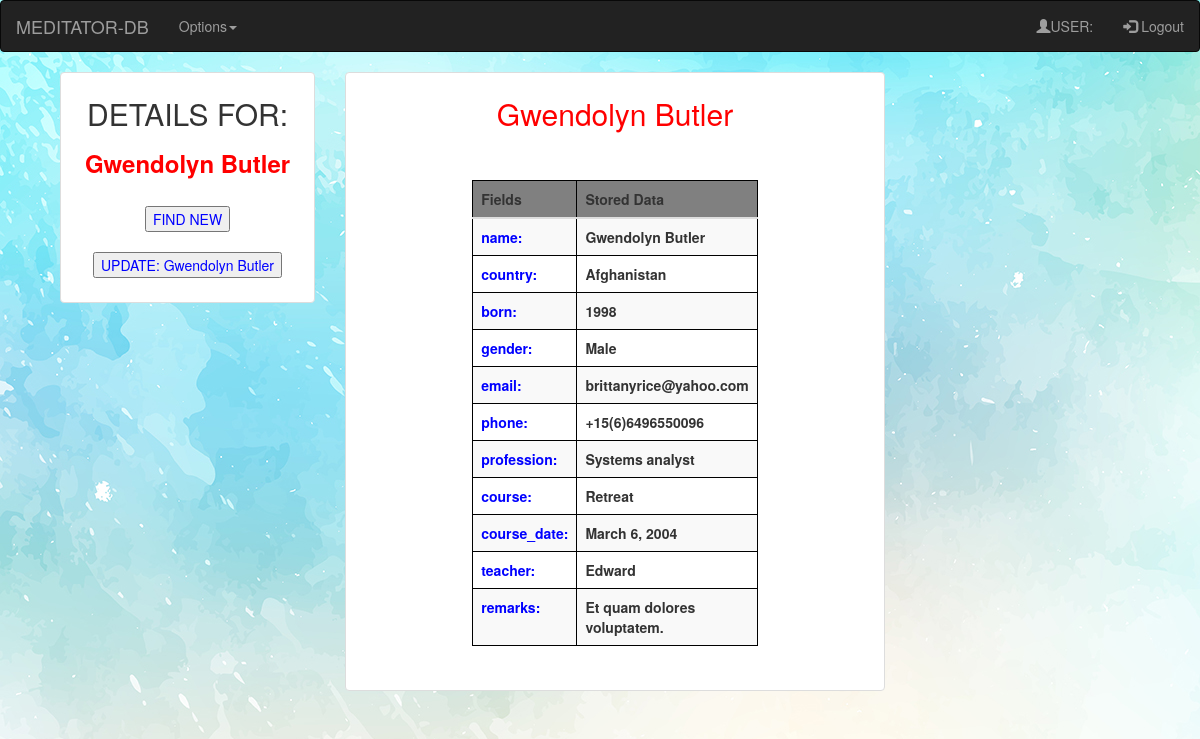
Page /db_app/2/ on the committed database.
### db_app/models.py (models this page shows, shortened)
class Meditator(models.Model):
    name = models.CharField(max_length=264)
    country = models.CharField(max_length=120)
    born = models.CharField(max_length=20)
    gender = models.CharField(max_length=10, null=True)
    email = models.EmailField(max_length=60, unique=True)
    phone = models.CharField(max_length=60)
    profession = models.CharField(max_length=60)
    course = models.CharField(max_length=60)
    course_date = models.DateField()
    teacher = models.CharField(max_length=60)
    remarks = models.TextField(max_length=1000, blank=True)

### db_app/views.py (the view)
# urls.py: url(r'^(?P<meditator_id>[0-9]+)/$', views.detail, name='detail'),
def detail(request, meditator_id):
    print("This is request for id", request, meditator_id)
    meditator = get_object_or_404(Meditator, id=meditator_id)
    fields = [f.name for f in Meditator._meta.get_fields()]
    usern = request.user.username
    return render(request, 'db_app/detail.html', {'meditator': meditator, 'fields':fields, 'username':usern})

### templates/db_app/detail.html (shortened to what this page needs)
{% extends "db_app/baseDBapp.html" %}
{% load staticfiles %}
 {% block body_block %}
<div class="container" align="center">
	 <div class="col-xs-18 col-sm-6 col-md-3">
             <div class="thumbnail">
    <h2>DETAILS FOR:</h2>
    <h3 style="color:red"><strong>{{ meditator.name }}</strong></h3>
<br>
<form action="{% url 'db_app:find_meditator' %}" method="GET">
<input type="submit" style="color:blue" value="FIND NEW"><br>
</form>
<br>
<form action="#" method="GET">
<input type="submit" style="color:blue" value="UPDATE: {{meditator.name}}"><br>
</form>
  <br>
		</div>
	 </div>
<div class="col-xs-18 col-sm-6 col-md-6 col-lg-6">
             <div class="thumbnail">
				 <h2 style="color:red" >{{ meditator.name }}</h2>
				 <br><br>
 <table class="table table-striped" cellspacing="0" width="100%">
	 <thead style="background-color:grey">
    <tr>
      <th>Fields</th>
      <th>Stored Data</th>
    </tr>
  </thead>
  <tbody>
		<tr>
		<th style="color:blue">{{fields.1}}:</th>
		<th>{{ meditator.name }}</th>
		</tr>
        <tr>
		<th style="color:blue">{{fields.2}}:</th>
		<th>{{meditator.country}}</th>
		</tr>
        <th style="color:blue">{{fields.3}}:</th>
		<th>{{meditator.born}}</th>
        <tr>
		<th style="color:blue">{{fields.4}}:</th>
		<th>{{meditator.gender}}</th>
		</tr>
        <tr>
		<th style="color:blue">{{fields.5}}:</th>
		<th>{{meditator.email}}</th>
		</tr>
        <th style="color:blue">{{fields.6}}:</th>
		<th>{{meditator.phone}}</th>
        <tr>
		<th style="color:blue">{{fields.7}}:</th>
		<th>{{meditator.profession}}</th>
		</tr>
        <tr>
		<th style="color:blue">{{fields.8}}:</th>
		<th>{{meditator.course}}</th>
		</tr>
        <tr>
		<th style="color:blue">{{fields.9}}:</th>
		<th>{{meditator.course_date}}</th>
		</tr>
            <th style="color:blue">{{fields.10}}:</th>
		    <th>{{meditator.teacher}}</th>
            <th style="color:blue">{{fields.11}}:</th>
		    <th>{{meditator.remarks}}</th>
  </tbody>
 </table>
<br><br>
</div>
</div>
{% endblock %}

### static/css/main.css (style rules this page uses)
form, input [type="submit"] { color:blue; }
.table, th, td { border: 1px solid black; }
body { background:url('../images/blue.jpg') ; min-height:100%; background-size:cover; min-height:100%; }
.table { border-radius: 5px; width: 50%; margin: 0px auto; float: none; }
body { background-images:url('../images/paper.jpg') ; min-height:100%; background-size:cover; min-height:100%; }

### rows in the picture
Meditator: name "Gwendolyn Butler", name "UPDATE: Gwendolyn Butler", country "Afghanistan", born "1998", gender "Male", email "brittanyrice@yahoo.com", phone "+15(6)6496550096", profession "Systems analyst", course "Retreat", course_date "March 6, 2004", teacher "Edward", remarks "Et quam dolores voluptatem."

### other values in the picture
{{ fields.1 }} "name"
{{ fields.2 }} "country"
{{ fields.3 }} "born"
{{ fields.4 }} "gender"
{{ fields.5 }} "email"
{{ fields.6 }} "phone"
{{ fields.7 }} "profession"
{{ fields.8 }} "course"
{{ fields.9 }} "course_date"
{{ fields.10 }} "teacher"
{{ fields.11 }} "remarks"
